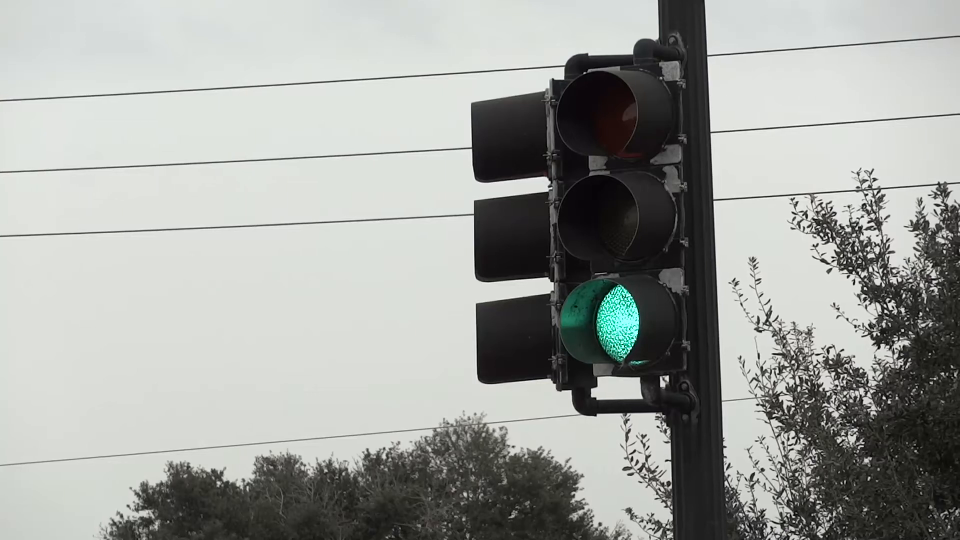
#> input picture frame 34 of Phase3_MiniProject/Traffic_Lights/traffic_1.mp4, 1920 x 1080 px (shown at 1/2 size)
$ python traffic_lights.py
#> lines starting #> are read from the running program, lines starting #| are printed output that depends on the picture; after the words box and inside, x2 and y2 are one past the last pixel; in counts of white or black regions, pixels touching at a corner belong together
import cv2
import numpy as np

COLOR_RANGES = {
    'Yellow': [(5, 25, 80), (35, 85, 110)],
    'Red':    [(160, 100, 100), (180, 255, 255)],
    'Green':  [(40, 50, 50), (90, 255, 255)],
}

video_path = 'traffic_1.mp4'
cap = cv2.VideoCapture(video_path)

if not cap.isOpened():
    print("Error: Cannot open video.")
    exit()

fourcc = cv2.VideoWriter_fourcc(*'mp4v')
fps = cap.get(cv2.CAP_PROP_FPS)
width = int(cap.get(cv2.CAP_PROP_FRAME_WIDTH))
height = int(cap.get(cv2.CAP_PROP_FRAME_HEIGHT))
out = cv2.VideoWriter('output_detected.mp4', fourcc, fps, (width, height))

while True:
    ret, frame = cap.read()
#> frame is the input picture: shape (1080, 1920, 3); mean B, G, R 159.4, 163.1, 160.7
    if not ret:
        break

    hsv = cv2.cvtColor(frame, cv2.COLOR_BGR2HSV)
#> hsv: shape (1080, 1920, 3); mean H, S, V 51.7, 13.4, 163.5

    detected_color = "None"

    for color, ranges in COLOR_RANGES.items():

        lower, upper = ranges
        mask = cv2.inRange(hsv, np.array(lower), np.array(upper))

        non_zero = cv2.countNonZero(mask)
        if non_zero > 200:
            detected_color = color
#> this loop made 3 passes
#> non_zero on passes 1 to 3: 99, 0, 16138
#> pass 1, `mask = cv2.inRange(hsv, np.array(lower), np.array(upper))`:
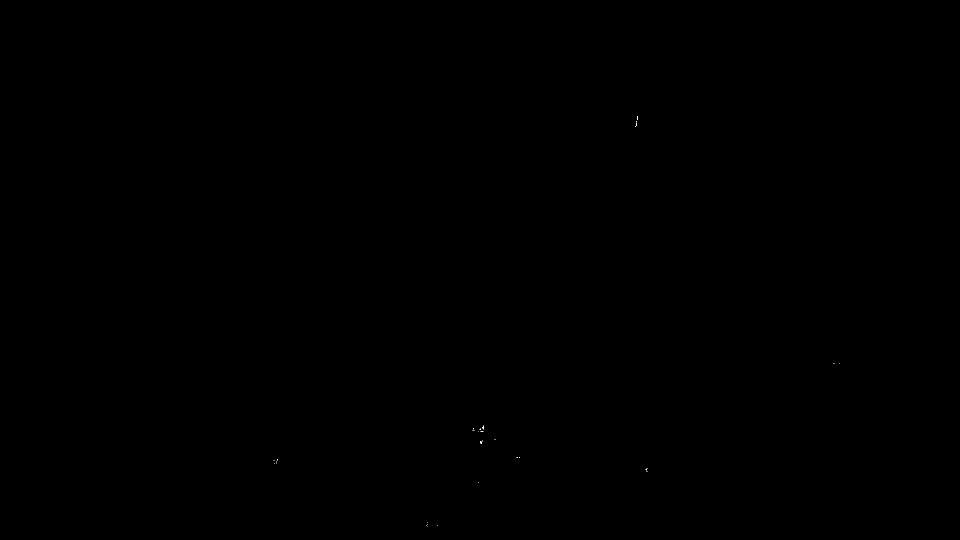
#> mask: shape (1080, 1920) (shown at 1/2 size); 0% white in thin lines or dots, all inside (x1, y1, x2, y2) = (546, 232, 1680, 1053)
#> pass 3, `mask = cv2.inRange(hsv, np.array(lower), np.array(upper))`:
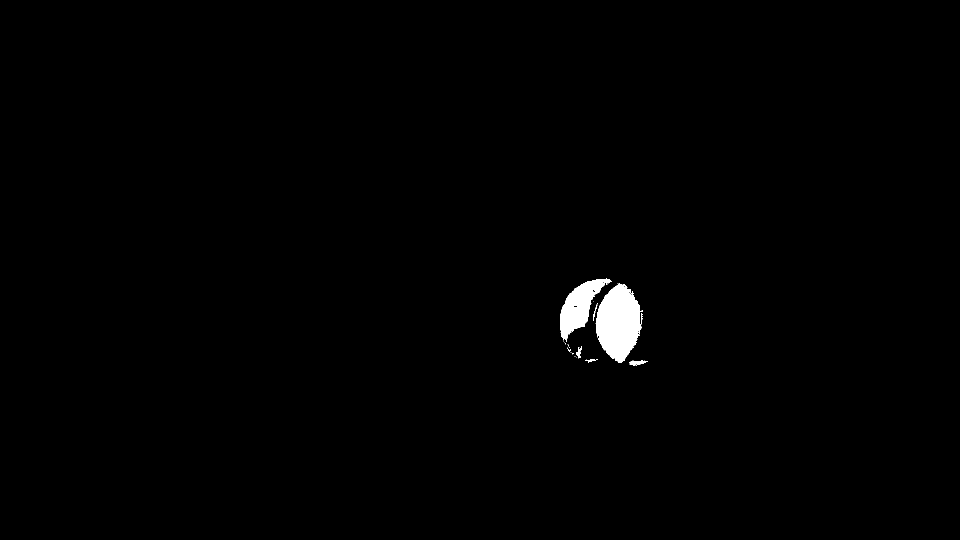
#> mask: shape (1080, 1920) (shown at 1/2 size); 0.78% white; 36 white regions (30 under 20 px), largest, box (x1, y1, x2, y2) and area: (1191, 567, 1286, 726) 10137, (1120, 557, 1224, 684) 5418, (1258, 721, 1296, 732) 233, (1152, 692, 1164, 716) 136, (1170, 719, 1196, 725) 70, (1186, 609, 1195, 642) 67

    cv2.putText(frame, f"Detected: {detected_color}", (50, 100),
                cv2.FONT_HERSHEY_SIMPLEX, 2, (0, 255, 0), 4)
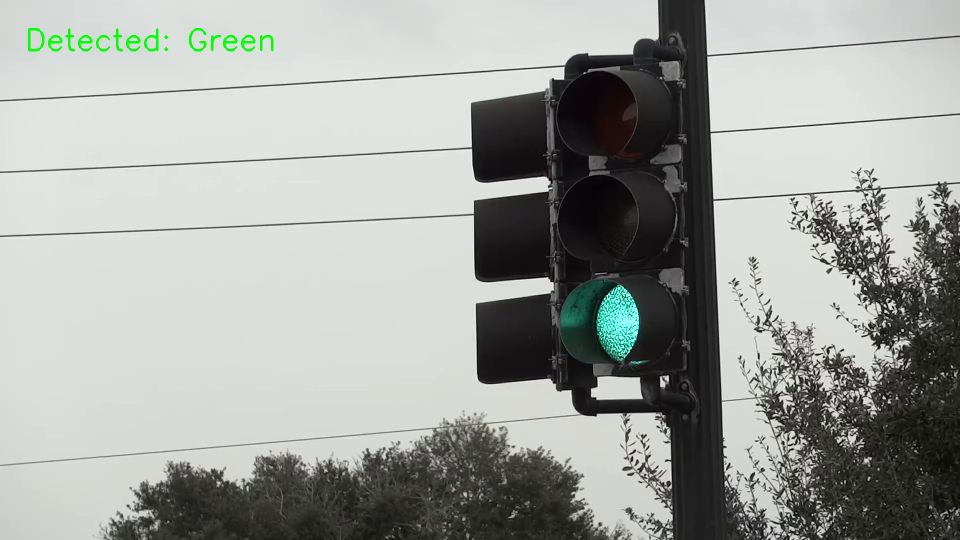
#> frame: shape (1080, 1920, 3) (shown at 1/2 size); 0.27% of pixels changed, all inside (x1, y1, x2, y2) = (56, 56, 547, 103)

    out.write(frame)
    resized_frame = cv2.resize(frame, (640, 360))
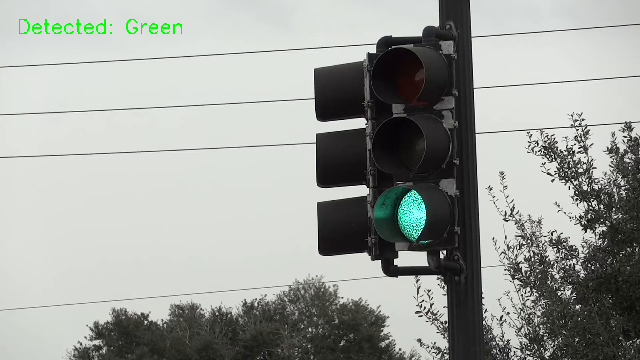
#> resized_frame: shape (360, 640, 3); mean B, G, R 158.8, 163.2, 160.1

    cv2.imshow('Resized Video', resized_frame)

    if cv2.waitKey(30) & 0xFF == ord('q'):
#> (key q is pressed here)
        break
cap.release()
out.release()
cv2.destroyAllWindows()

$ run again, starting later in the video
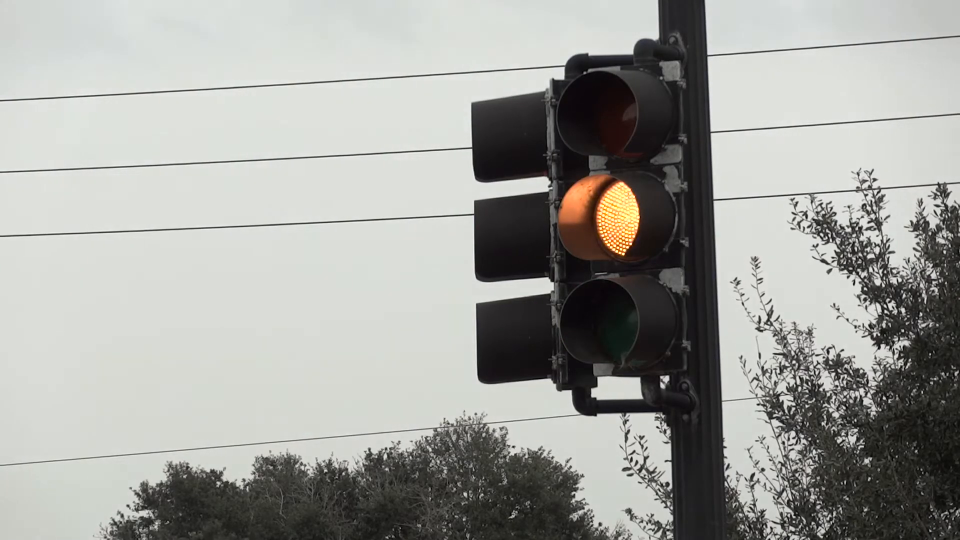
#> input picture frame 155 of Phase3_MiniProject/Traffic_Lights/traffic_1.mp4, 1920 x 1080 px (shown at 1/2 size)
#> frame is the input picture: shape (1080, 1920, 3); mean B, G, R 157.2, 161.5, 160.9
#> hsv: shape (1080, 1920, 3); mean H, S, V 51.1, 14.5, 162.7
#> the loop `for color, ranges in COLOR_RANGES.items(): ` made 3 passes
#> non_zero on passes 1 to 3: 283, 0, 0
#> `cv2.putText(frame, f"Detected: {detected_color}", (50, 100), cv2.FONT_..`:
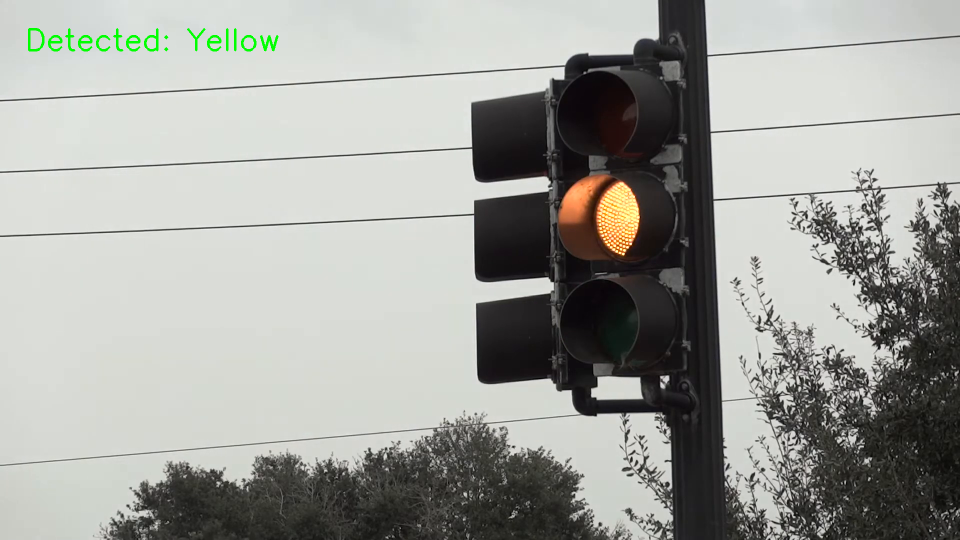
#> frame: shape (1080, 1920, 3) (shown at 1/2 size); 0.28% of pixels changed, all inside (x1, y1, x2, y2) = (56, 56, 557, 103)
#> `resized_frame = cv2.resize(frame, (640, 360))`:
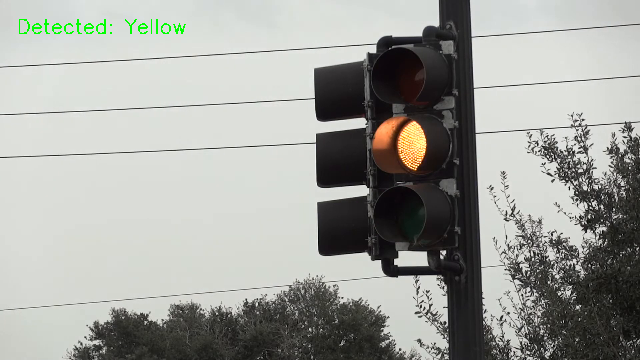
#> resized_frame: shape (360, 640, 3); mean B, G, R 156.6, 161.6, 160.3
